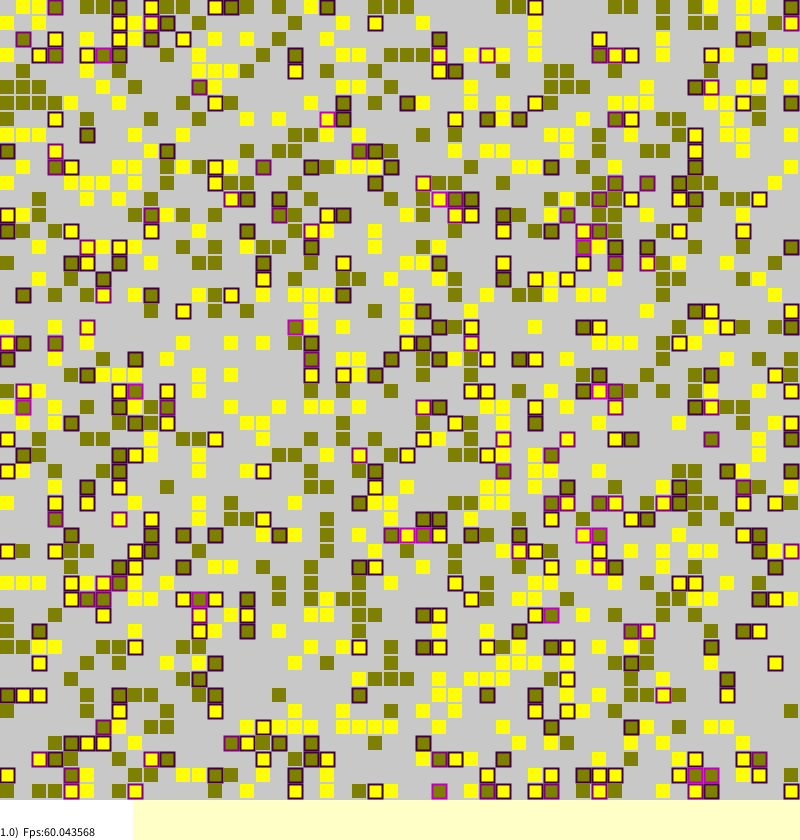
Frame 1 (no input)
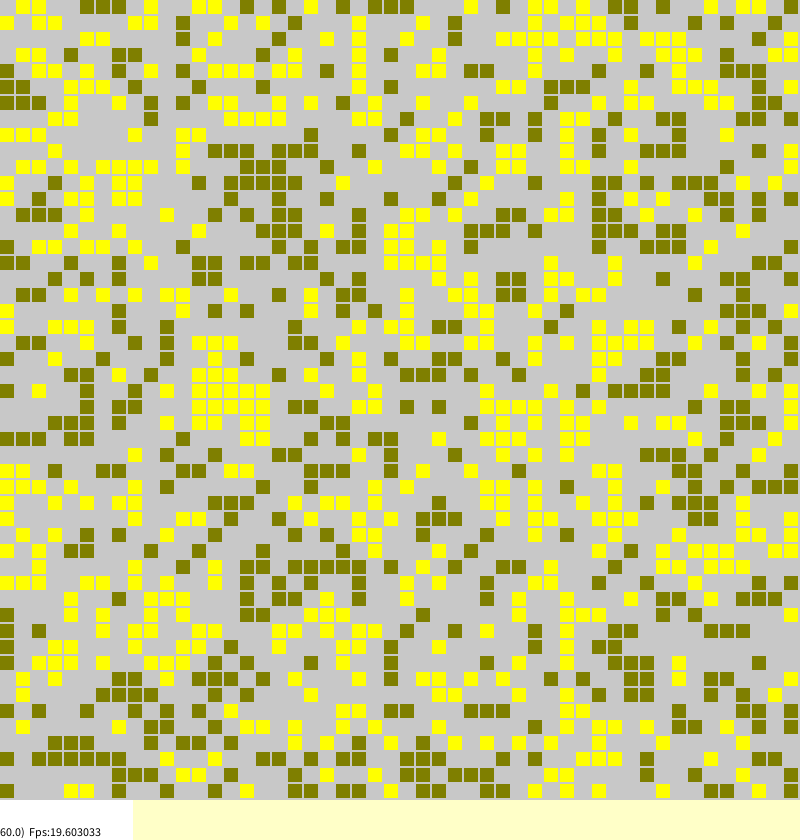
Frame 60 (the mouse pressed at the canvas centre just before this capture)
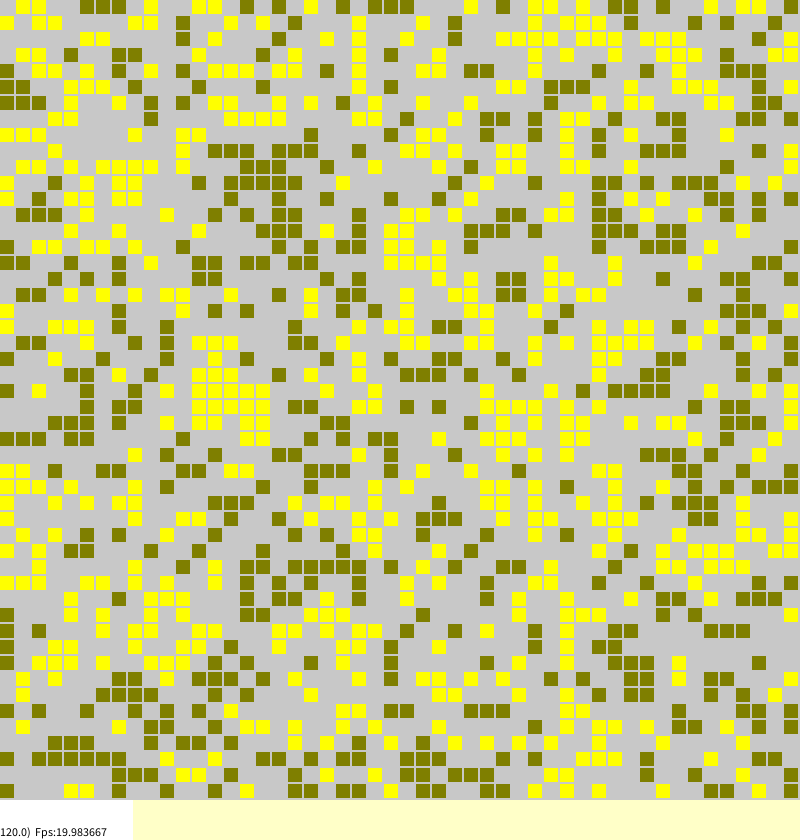
Frame 120 (the mouse held since frame 60 and released just before this capture)

The Processing sketch that drew these frames (run headless with seeded random() and noise(); from frame 60 on, the mouse is pressed at the canvas centre):

// Processing sketch: Sakoda0_1
// ── Sakoda0_1.pde
/// Sakoda inspired asynchronous AGENT BASE MODEL 
/// utilized 2D discrete geometry (but prepared also for 1D)
//*//////////////////////////////////////////////////////////

// Model parameters
int side=50; //side of main table
String modelName="Sakoda0ABM";
float density=0.425;

// Parameters of visualisation etc.
int cwidth=16; //size of cell
int STATUSHEIGH=40; //Height of the status bar
int STEPSperVIS=1; //How often to visualize the simulation world?
int FRAMEFREQ=20; //Expected speed of the animation

World TheWorld=new World(side); //Create a simulation world
              //Which still needs to be initialized in the setup()

void setup()
{
  // Graphics initialization
  size(800,840); //Variables cannot be used here unfortunately :-(
  background(255,255,200); //They can already be used here, but what for?
  strokeWeight(2);
  frameRate(FRAMEFREQ); //It will come in handy here...
  
  // Does the window size match the program's expectations?
  println("REQUIRED SIZE OF PAINTING AREA IS ",
          (cwidth*side)+"x"+(cwidth*side+STATUSHEIGH));
  println("CURRENT SIZE OF PAINTING AREA IS ",
                  width+"x"+height);
  cwidth=(height-STATUSHEIGH)/side; //Adjusting the size of the agents. 
         //At most, the entire window will not be filled.
  
  // Finally, we deal with the MODEL itself
  TheWorld.initializeModel(); //Initialisation of the World
  visualizeModel(TheWorld); //The first visualization
}

void draw()
{
  TheWorld.modelStep(); //The next simulation step
    
  // Visualization doesn't have to be at every step  
  if(TheWorld.StepCounter % STEPSperVIS == 0 )
    visualizeModel(TheWorld);
  
  // Drawing the status bar is not that expensive, so every step.
  statusLine();
}

void statusLine()
{
  fill(255);noStroke();
  // Cleaning is the most expensive, so let's cut it down!
  rect(0,side*cwidth,width/6,STATUSHEIGH);
  fill(0);textAlign(LEFT, TOP);
  textAlign(LEFT, BOTTOM);
  // Not much to write yet
  text(TheWorld.getTimeStep()+")  Fps:"+frameRate,0,side*cwidth+STATUSHEIGH-2);
}

/// Expected interface for a world class
//(For documentation only)
interface simulation_world 
{
  void   initializeModel();
  void   changeState();
  void   makeStatistics();
  void   modelFullStep();
  float  getTimeStep();
};

//*/////////////////////////////////////////////////////////////////////////////////////////
/// @author https://www.researchgate.net/profile/WOJCIECH_BORKOWSKI @src: ABM SAKODA 0 MAIN 
/// @date 2026 ( → https://github.com/borkowsk/bookProcessingEN)
//*/////////////////////////////////////////////////////////////////////////////////////////

// ── Agent.pde
/// Agent is a one of two central class of each ABM model
/// HERE: Agent for simplified Sakoda model
//*////////////////////////////////////////////////////////////////////////////

int Number_of_identities=2; //How many mutually exclusive identities are there?

class Agent
{
  float identity; //Stress in the current position [0..1]
  float stress; //Stress in the current position [0..1]
  
  /// Constructor of the Agent.
  Agent()
  {      
    identity=int(random(1,Number_of_identities+1)); //Simple way
    //rounding also converts float to int but treats fraction part differently
    //identity=round(random(1,Number_of_identities)); //The classes may be unequal
    stress=0;
  }
};

//*/////////////////////////////////////////////////////////////////////////////////////////
//  AGENT OF (simplified) SAKODA MODEL
/// @author https://www.researchgate.net/profile/WOJCIECH_BORKOWSKI @src: ABM EXAMPLE 
/// @date 2026 ( → https://github.com/borkowsk/bookProcessingEN)
//*/////////////////////////////////////////////////////////////////////////////////////////

// ── AssemblingOfWorld.pde
/** World is a one of two central class of each ABM model
==================================================================
  In this version, instead of directly implementing the content 
  of the methods, we put calls to normal procedures there.
  This is the only way in Processing that the method implementation 
  could be in a different tab - another code module. 
  By the way, you can thus benefit from function overloading and 
  place calls to other simulation layers - e.g. environment resources.
*/

/// implements simulation_world
class World 
{
  int StepCounter=0; //If we had more worlds, 
      //each one must have their own timer!
      
  Agent agents[][]; //Two-dimensional array of agents
                    //But it could be one-dimensional,
                    //Or even hexagonal!
                    
  ///Constructor of the World
  World(int side)
  {
    agents=new Agent[side][side]; //We guarantee the creation 
                                  //of an array. Empty for now!
  }
  
  /// "Getter" for simulation step
  /// Would be required by the interface.
  float  getTimeStep() 
  {      
    return StepCounter;
  }
  
  /// Method 1.
  void initializeModel()
  {
    initializeAgents(this.agents);
    //... //Other initializations if there was anything but agents.
  }
  
  /// Method 2.
  void changeState()
  {
    changeAgents(this.agents);
    //... //other changes if there was anything but agents.
  }
  
  void makeStatistics()
  {
    //... later on
  }
  
  /// Method 3. using method 2 
  void modelStep()
  {
     this.changeState(); //'this' is redundant here. For example only.
     
     //Other every step actions
     makeStatistics(); //here without 'this'
     
     StepCounter++;
  }
  
};

///More elaborated functionalities may be defined as stand-alone functions
//*/////////////////////////////////////////////////////////////////////////

void visualizeModel(World world)
{
   visualizeAgents(world.agents);
   //Other visualisations
   //... // if there was anything but agents.
         // environment for example.
}

//*/////////////////////////////////////////////////////////////////////////////////////////////
/// @author https://www.researchgate.net/profile/WOJCIECH_BORKOWSKI @src: ABM: WORLD OF SAKODA
/// @date 2026 ( → https://github.com/borkowsk/bookProcessingEN)
//*/////////////////////////////////////////////////////////////////////////////////////////////

// ── implementations2D.pde
/// Agent is a one of two central class of each ABM model
/// Agents need to be initialised & they need logic of change 
/// HERE ARE 2D alternatives of main procedures
//*/////////////////////////////////////////////////////////////

void initializeAgents(Agent[][] agents)
{
   for(int a=0;a<agents.length;a++)
    for(int b=0;b<agents[a].length;b++)
    if(random(1.0)<density) // Only some of the cells are occupied
    {
      Agent curr=new Agent(); // We construct the agent
      agents[a][b]=curr; // ... and put it in the array
    }
}

void visualizeAgents(Agent[][] agents)
{
  Agent curra; //tmp handle
  for(int a=0;a<agents.length;a++)
   for(int b=0;b<agents[a].length;b++)
   {
      // Cell background. If there was no agent present here,
      noStroke();fill(200); //the only background will remain
      rect(b*cwidth,a*cwidth,cwidth,cwidth); // Remember, 'a' is vertical!
      
      // Drawing the agent only when it is in this array cell
      if( (curra=agents[a][b]) != null ) //null means "empty handle"
      {
        if(curra.stress>0) // Stress as the outline color
          stroke(curra.stress*255,0,curra.stress*255);
        else
          noStroke();
          
        // Filling The Circle Depends On 'Identity'   
        float forFill=(curra.identity*255.0)/Number_of_identities;
        fill(forFill,forFill,0);
        rect(b*cwidth,a*cwidth,cwidth-2,cwidth-2); //strokeWeight = 2 !
      }  
   }
}

/// Monte Carlo step
void  changeAgents(Agent[][] agents)
{
  int MCN=agents.length*agents[0].length; //number of draws
  for(int i=0;i<MCN;i++)
  {
    int a=(int)random(0,agents.length); //row
    int b=(int)random(0,agents[a].length); //column
    
    if(agents[a][b]!= null )
    {
      // Check the stress on the agent
      int strangers=0; //Number of foreign neighbors in von Neumann's neigh.
      
      if( 0 <= a-1 //when not reaching beyond the array
      && agents[a-1][b]!=null //...and there is an agent in the cell
      && agents[a-1][b].identity!=agents[a][b].identity) //...and is different
        strangers++; //Remember the behavior of the operator &&!
        
      if(a+1 < agents.length 
      && agents[a+1][b]!=null 
      && agents[a+1][b].identity!=agents[a][b].identity)
        strangers++;  
        
      if(0 <= b-1 
      && agents[a][b-1]!=null 
      && agents[a][b-1].identity!=agents[a][b].identity)
        strangers++;
        
      if(b+1 < agents.length 
      && agents[a][b+1]!=null 
      && agents[a][b+1].identity!=agents[a][b].identity)
        strangers++;  
      
      agents[a][b].stress=strangers/4.0; //von Neumann neigh.  
      
      // Attempting to migrate when the agent is under stress
      if(agents[a][b].stress > 0 
      && random(1.0)<agents[a][b].stress)
      {
        int tara=(int)random(0,agents.length);
        int tarb=(int)random(0,agents[a].length);
        
        if(agents[tara][tarb]==null) //There is an empty place
        {
          agents[tara][tarb]=agents[a][b]; //Moving to a new apartment
          agents[a][b]=null; //Check out from the old place
        }
      }
    }
  }
}

//*/////////////////////////////////////////////////////////////////////////////////////////
// 2D BASIC INITIALISATION, STEP CHANGE & VISUALISATION
/// @author https://www.researchgate.net/profile/WOJCIECH_BORKOWSKI @src: ABM EXAMPLE: 
/// @date 2026 ( → https://github.com/borkowsk/bookProcessingEN)
//*/////////////////////////////////////////////////////////////////////////////////////////
